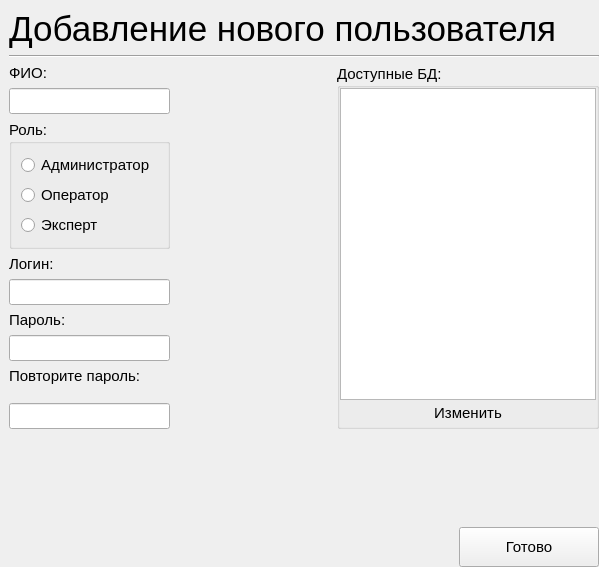
       <widget class="QWidget" name="page_AddNewUser_Step_1">
        <layout class="QGridLayout" name="gridLayout_21">
         <property name="leftMargin">
          <number>9</number>
         </property>
         <property name="topMargin">
          <number>9</number>
         </property>
         <property name="rightMargin">
          <number>0</number>
         </property>
         <property name="bottomMargin">
          <number>0</number>
         </property>
         <item row="12" column="0" colspan="3">
          <widget class="QLineEdit" name="lineEdit_UserPassword_2">
           <property name="font">
            <font>
             <pointsize>11</pointsize>
            </font>
           </property>
          </widget>
         </item>
         <item row="4" column="0" colspan="3">
          <widget class="QGroupBox" name="groupBox_RoleUser">
           <property name="font">
            <font>
             <pointsize>11</pointsize>
            </font>
           </property>
           <property name="title">
            <string>Роль:</string>
           </property>
           <layout class="QGridLayout" name="gridLayout_22">
            <item row="1" column="0">
             <widget class="QRadioButton" name="radioButton_Operator">
              <property name="text">
               <string>Оператор</string>
              </property>
             </widget>
            </item>
            <item row="0" column="0">
             <widget class="QRadioButton" name="radioButton_Admin">
              <property name="text">
               <string>Администратор</string>
              </property>
             </widget>
            </item>
            <item row="2" column="0">
             <widget class="QRadioButton" name="radioButton_Expert">
              <property name="font">
               <font>
                <pointsize>11</pointsize>
                <underline>false</underline>
               </font>
              </property>
              <property name="text">
               <string>Эксперт</string>
              </property>
             </widget>
            </item>
           </layout>
          </widget>
         </item>
         <item row="5" column="3" rowspan="2" colspan="2">
          <widget class="QLabel" name="label_MessageforLogin">
           <property name="font">
            <font>
             <pointsize>9</pointsize>
            </font>
           </property>
           <property name="text">
            <string/>
           </property>
           <property name="alignment">
            <set>Qt::AlignBottom|Qt::AlignLeading|Qt::AlignLeft</set>
           </property>
           <property name="wordWrap">
            <bool>true</bool>
           </property>
          </widget>
         </item>
         <item row="16" column="2">
          <spacer name="horizontalSpacer_17">
           <property name="orientation">
            <enum>Qt::Horizontal</enum>
           </property>
           <property name="sizeHint" stdset="0">
            <size>
             <width>40</width>
             <height>20</height>
            </size>
           </property>
          </spacer>
         </item>
         <item row="0" column="0" colspan="7">
          <widget class="QLabel" name="label_12">
           <property name="font">
            <font>
             <pointsize>26</pointsize>
             <weight>50</weight>
             <bold>false</bold>
             <underline>false</underline>
             <strikeout>false</strikeout>
             <kerning>true</kerning>
            </font>
           </property>
           <property name="text">
            <string>Добавление нового пользователя</string>
           </property>
          </widget>
         </item>
         <item row="16" column="3">
          <spacer name="horizontalSpacer_18">
           <property name="orientation">
            <enum>Qt::Horizontal</enum>
           </property>
           <property name="sizeHint" stdset="0">
            <size>
             <width>40</width>
             <height>20</height>
            </size>
           </property>
          </spacer>
         </item>
         <item row="16" column="4">
          <spacer name="horizontalSpacer_19">
           <property name="orientation">
            <enum>Qt::Horizontal</enum>
           </property>
           <property name="sizeHint" stdset="0">
            <size>
             <width>40</width>
             <height>20</height>
            </size>
           </property>
          </spacer>
         </item>
         <item row="9" column="0" colspan="3">
          <widget class="QLabel" name="label_11">
           <property name="font">
            <font>
             <pointsize>11</pointsize>
            </font>
           </property>
           <property name="text">
            <string>Повторите пароль:</string>
           </property>
          </widget>
         </item>
         <item row="2" column="5" rowspan="11" colspan="2">
          <widget class="QGroupBox" name="groupBox_3">
           <property name="font">
            <font>
             <pointsize>11</pointsize>
            </font>
           </property>
           <property name="title">
            <string>Доступные БД:</string>
           </property>
           <layout class="QGridLayout" name="gridLayout_23">
            <property name="leftMargin">
             <number>0</number>
            </property>
            <property name="topMargin">
             <number>0</number>
            </property>
            <property name="rightMargin">
             <number>0</number>
            </property>
            <property name="bottomMargin">
             <number>0</number>
            </property>
            <property name="spacing">
             <number>0</number>
            </property>
            <item row="1" column="0">
             <widget class="QPushButton" name="pushButton_ChangeTableDB">
              <property name="font">
               <font>
                <pointsize>11</pointsize>
               </font>
              </property>
              <property name="text">
               <string>Изменить</string>
              </property>
              <property name="default">
               <bool>false</bool>
              </property>
              <property name="flat">
               <bool>true</bool>
              </property>
             </widget>
            </item>
            <item row="0" column="0">
             <widget class="QListWidget" name="listWidget_AddedDB"/>
            </item>
           </layout>
          </widget>
         </item>
         <item row="13" column="6">
          <spacer name="verticalSpacer_10">
           <property name="orientation">
            <enum>Qt::Vertical</enum>
           </property>
           <property name="sizeType">
            <enum>QSizePolicy::Expanding</enum>
           </property>
           <property name="sizeHint" stdset="0">
            <size>
             <width>20</width>
             <height>40</height>
            </size>
           </property>
          </spacer>
         </item>
         <item row="7" column="3" rowspan="6" colspan="2">
          <widget class="QLabel" name="label_MessageforPassword">
           <property name="font">
            <font>
             <pointsize>9</pointsize>
            </font>
           </property>
           <property name="text">
            <string/>
           </property>
           <property name="alignment">
            <set>Qt::AlignBottom|Qt::AlignLeading|Qt::AlignLeft</set>
           </property>
           <property name="wordWrap">
            <bool>true</bool>
           </property>
          </widget>
         </item>
         <item row="6" column="0" colspan="3">
          <widget class="QLineEdit" name="lineEdit_UserLogin">
           <property name="font">
            <font>
             <pointsize>11</pointsize>
            </font>
           </property>
          </widget>
         </item>
         <item row="16" column="6">
          <widget class="QPushButton" name="pushButton_5">
           <property name="sizePolicy">
            <sizepolicy hsizetype="Fixed" vsizetype="Fixed">
             <horstretch>0</horstretch>
             <verstretch>0</verstretch>
            </sizepolicy>
           </property>
           <property name="minimumSize">
            <size>
             <width>140</width>
             <height>40</height>
            </size>
           </property>
           <property name="maximumSize">
            <size>
             <width>114</width>
             <height>50</height>
            </size>
           </property>
           <property name="font">
            <font>
             <pointsize>11</pointsize>
            </font>
           </property>
           <property name="text">
            <string>Готово</string>
           </property>
          </widget>
         </item>
         <item row="1" column="0" colspan="7">
          <widget class="Line" name="line">
           <property name="font">
            <font>
             <pointsize>23</pointsize>
             <weight>50</weight>
             <bold>false</bold>
            </font>
           </property>
           <property name="orientation">
            <enum>Qt::Horizontal</enum>
           </property>
          </widget>
         </item>
         <item row="7" column="0" colspan="3">
          <widget class="QLabel" name="label_10">
           <property name="font">
            <font>
             <pointsize>11</pointsize>
            </font>
           </property>
           <property name="text">
            <string>Пароль:</string>
           </property>
          </widget>
         </item>
         <item row="3" column="0" colspan="3">
          <widget class="QLineEdit" name="lineEdit_FIO">
           <property name="font">
            <font>
             <pointsize>11</pointsize>
            </font>
           </property>
          </widget>
         </item>
         <item row="2" column="0" colspan="3">
          <widget class="QLabel" name="label_8">
           <property name="font">
            <font>
             <pointsize>11</pointsize>
            </font>
           </property>
           <property name="text">
            <string>ФИО:</string>
           </property>
          </widget>
         </item>
         <item row="5" column="0" colspan="3">
          <widget class="QLabel" name="label_9">
           <property name="font">
            <font>
             <pointsize>11</pointsize>
            </font>
           </property>
           <property name="text">
            <string>Логин:</string>
           </property>
          </widget>
         </item>
         <item row="16" column="1">
          <spacer name="horizontalSpacer_16">
           <property name="orientation">
            <enum>Qt::Horizontal</enum>
           </property>
           <property name="sizeHint" stdset="0">
            <size>
             <width>40</width>
             <height>20</height>
            </size>
           </property>
          </spacer>
         </item>
         <item row="14" column="6">
          <spacer name="verticalSpacer_11">
           <property name="orientation">
            <enum>Qt::Vertical</enum>
           </property>
           <property name="sizeHint" stdset="0">
            <size>
             <width>20</width>
             <height>40</height>
            </size>
           </property>
          </spacer>
         </item>
         <item row="8" column="0" colspan="3">
          <widget class="QLineEdit" name="lineEdit_UserPassword_1">
           <property name="font">
            <font>
             <pointsize>11</pointsize>
            </font>
           </property>
          </widget>
         </item>
         <item row="16" column="5">
          <spacer name="horizontalSpacer_20">
           <property name="orientation">
            <enum>Qt::Horizontal</enum>
           </property>
           <property name="sizeHint" stdset="0">
            <size>
             <width>40</width>
             <height>20</height>
            </size>
           </property>
          </spacer>
         </item>
         <item row="2" column="3" rowspan="2" colspan="2">
          <widget class="QLabel" name="label_MessageforFIO">
           <property name="font">
            <font>
             <pointsize>9</pointsize>
            </font>
           </property>
           <property name="text">
            <string/>
           </property>
           <property name="textFormat">
            <enum>Qt::AutoText</enum>
           </property>
           <property name="alignment">
            <set>Qt::AlignBottom|Qt::AlignLeading|Qt::AlignLeft</set>
           </property>
           <property name="wordWrap">
            <bool>true</bool>
           </property>
          </widget>
         </item>
         <item row="4" column="3" colspan="2">
          <widget class="QLabel" name="label_MessageforRole">
           <property name="font">
            <font>
             <pointsize>9</pointsize>
            </font>
           </property>
           <property name="text">
            <string/>
           </property>
           <property name="alignment">
            <set>Qt::AlignBottom|Qt::AlignLeading|Qt::AlignLeft</set>
           </property>
           <property name="wordWrap">
            <bool>true</bool>
           </property>
          </widget>
         </item>
         <item row="13" column="1" rowspan="2" colspan="5">
          <widget class="QLabel" name="label_MessageListDB">
           <property name="font">
            <font>
             <pointsize>9</pointsize>
            </font>
           </property>
           <property name="text">
            <string/>
           </property>
           <property name="wordWrap">
            <bool>true</bool>
           </property>
          </widget>
         </item>
        </layout>
       </widget>
